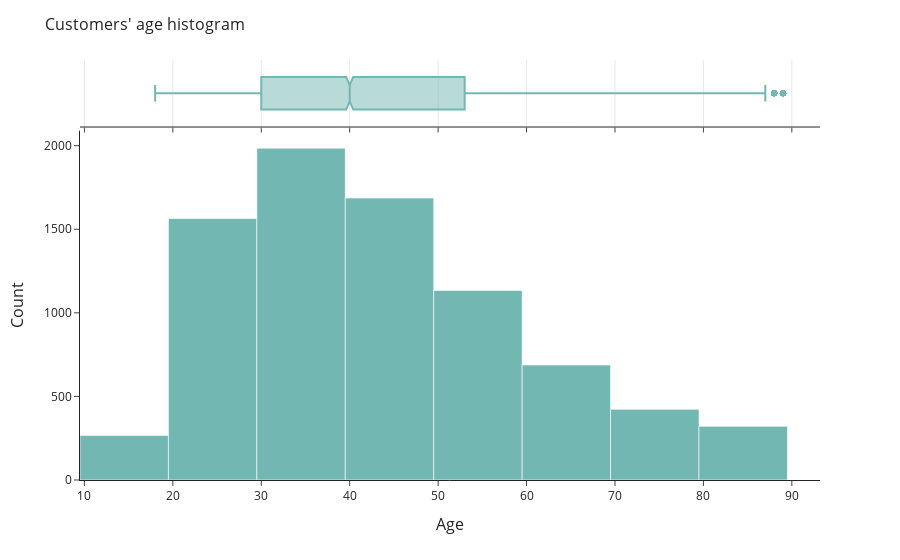

The notebook cell saved with this chart:
### Code cell
fig_hist_age = px.histogram(data_train, x = 'Age', nbins = 10, color_discrete_sequence=['#72B7B2'], marginal = "box")

fig_hist_age.update_layout(
    title = {
        "text": "Customers' age histogram",
        'font': {'size': 16}
    },
    xaxis_title = "Age",
    yaxis_title = 'Count',
    xaxis = dict(
        title_font_size = 16
    ),
    yaxis = dict(
        title_font_size = 16
    ),
    legend_title_text = "Age",
    legend = dict(
        font_size = 14,
        title_font_size = 14
    ),
    template = 'simple_white'
)

fig_hist_age.show()

### Figure 1 — Plotly figure (JSON) as saved in the notebook; plotly's stock layout.template omitted (floating-point values rounded to 4 significant figures; data arrays with more than 128 entries replaced by an {"elided": "..."} marker saying what was removed)
{"data": [{"alignmentgroup": "True", "bingroup": "x", "hovertemplate": "Age=%{x}<br>count=%{y}<extra></extra>", "legendgroup": "", "marker": {"color": "#72B7B2", "pattern": {"shape": ""}}, "name": "", "nbinsx": 10, "offsetgroup": "", "orientation": "v", "showlegend": false, "type": "histogram", "x": {"elided": "8068 int values"}, "xaxis": "x", "yaxis": "y"}, {"alignmentgroup": "True", "hovertemplate": "Age=%{x}<extra></extra>", "legendgroup": "", "marker": {"color": "#72B7B2"}, "name": "", "notched": true, "offsetgroup": "", "showlegend": false, "type": "box", "x": {"elided": "8068 int values"}, "xaxis": "x2", "yaxis": "y2"}], "layout": {"barmode": "relative", "legend": {"font": {"size": 14}, "title": {"font": {"size": 14}, "text": "Age"}, "tracegroupgap": 0}, "margin": {"t": 60}, "title": {"font": {"size": 16}, "text": "Customers' age histogram"}, "xaxis": {"anchor": "y", "domain": [0, 1], "title": {"font": {"size": 16}, "text": "Age"}}, "xaxis2": {"anchor": "y2", "domain": [0, 1], "matches": "x", "showgrid": true, "showticklabels": false}, "yaxis": {"anchor": "x", "domain": [0, 0.8316], "title": {"font": {"size": 16}, "text": "Count"}}, "yaxis2": {"anchor": "x2", "domain": [0.8416, 1], "matches": "y2", "showgrid": false, "showline": false, "showticklabels": false, "ticks": ""}}}
